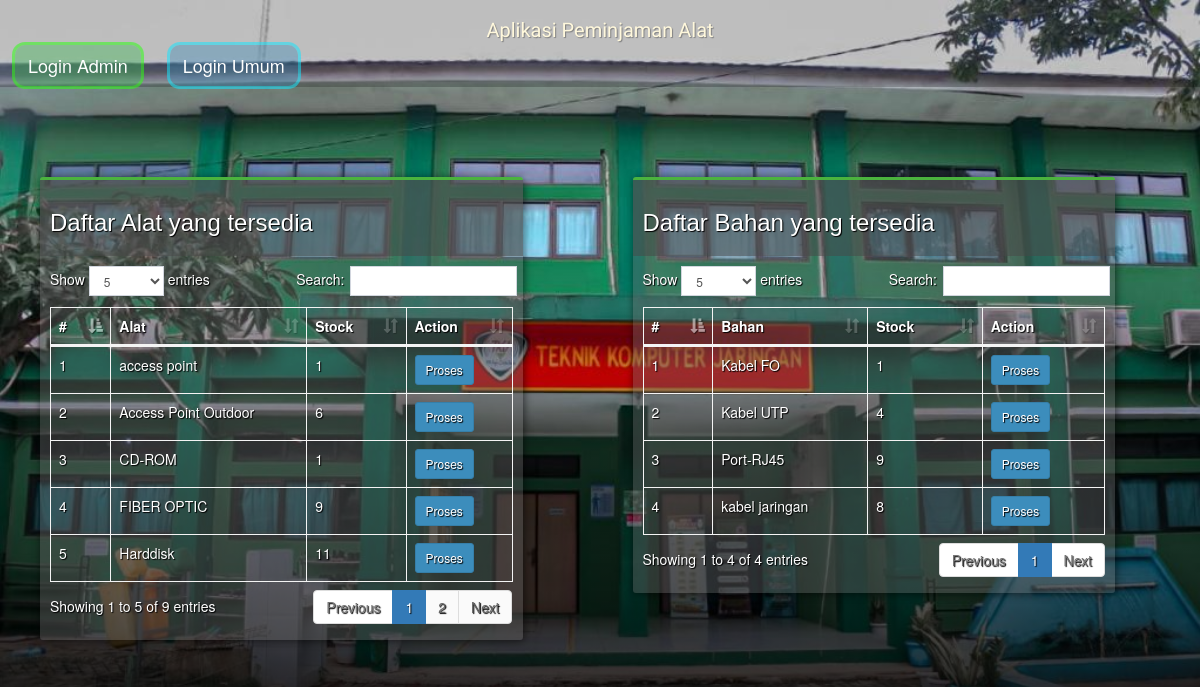
The page / on the database its author committed.
### tables this page shows
CREATE TABLE `tbl_barang` (
  `id_barang` int(10) NOT NULL AUTO_INCREMENT,
  `kode_alat` varchar(100) NOT NULL,
  `name` varchar(100) NOT NULL,
  `merk` varchar(100) NOT NULL,
  `desc` text NOT NULL,
  `stock` int(10) NOT NULL,
  `satuan` varchar(100) NOT NULL,
  `kondisi` enum('baik','buruk','','') NOT NULL,
  `tahun` year(4) NOT NULL,
  `lokasi` varchar(100) NOT NULL,
  `status` enum('tampilkan','sembunyikan','','') NOT NULL,
  PRIMARY KEY (`id_barang`)
);

CREATE TABLE `tbl_bahan` (
  `id_bahan` int(50) NOT NULL AUTO_INCREMENT,
  `nama_bahan` varchar(100) NOT NULL,
  `merk` varchar(100) NOT NULL,
  `stock` int(100) NOT NULL,
  `lokasi` varchar(100) NOT NULL,
  `status` enum('tampilkan','sembunyikan',',') NOT NULL,
  PRIMARY KEY (`id_bahan`)
);

### application/controllers/Home.php (called while the page is built, shortened)
<?php
class Home extends PX_Controller
{
	public function index()
	{
		$userdata_petugas = $this->session_petugas;
		$userdata_peminjam = $this->session_peminjam;
		$data['sql_query0'] = 'wpb0ME7wKMqU4jKxQNSZsS4a/DUSPFpaubiBFOjyPbBV13SEUBGfdQpedpSRg5Q9IVHlv9wghgHKHDMrFqDamrYonSsWYotXBV0hYukrp3U55L09qqZr+SqECGKCrv5Cldyu1XeL91hW+a2xOmUpL/x/r046RqqI7MOfWuGxIK88b0AR+OJlQJrsYrwXluP+wMcF0t2S2Ug5t1wTOryRVc7sAOFCTgBMhGez7VyAn+B5n6FVI200I/tGqOij3JKV2xv7i2WsUHTENVrjJRJDwk6S+ublsyRJHzzd7PAo0hg=';
		if ($this->session->userdata('petugas') != FALSE && $this->session->userdata('peminjam') != FALSE) {
			$data['logged_petugas'] = "Logged As Petugas -- " . $userdata_petugas['name'];
			$data['logged_peminjam'] = "Logged As Peminjam -- " . $userdata_peminjam['name'];
			$data['data'] = $this->model_basic->select_all('tbl_barang');
			$data['bahan'] = $this->model_basic->select_all('tbl_bahan');
			$this->load->view('landing_page/index', $data);
		} elseif ($this->session->userdata('petugas') != FALSE && $this->session->userdata('peminjam') == FALSE) {
			$data['logged_petugas'] = "Logged As Petugas -- " . $userdata_petugas['name'];
			$data['logged_peminjam'] = "Login Peminjam";
			$data['data'] = $this->model_basic->select_all('tbl_barang');
			$data['bahan'] = $this->model_basic->select_all('tbl_bahan');
			$this->load->view('landing_page/index', $data);
		} elseif ($this->session->userdata('petugas') == FALSE && $this->session->userdata('peminjam') != FALSE) {
			$data['logged_petugas'] = "Login Petugas";
			$data['logged_peminjam'] = "Logged As Peminjam -- " . $userdata_peminjam['name'];
			$data['data'] = $this->model_basic->select_all('tbl_barang');
			$data['bahan'] = $this->model_basic->select_all('tbl_bahan');
			$this->load->view('landing_page/index', $data);
		} else {
			$data['logged_petugas'] = "Login Petugas";
			$data['logged_peminjam'] = "Login Peminjam";
			$data['data'] = $this->model_basic->select_all('tbl_barang');
			$data['bahan'] = $this->model_basic->select_all('tbl_bahan');
			$this->load->view('landing_page/index', $data);
		}
	}
}

### index.php (called while the page is built, shortened)
<?php
require_once BASEPATH.'core/CodeIgniter.php';

### application/models/Model_basic.php (called while the page is built, shortened)
<?php  if ( ! defined('BASEPATH')) exit('No direct script access allowed');
class Model_basic extends CI_Model {
	function select_all($table){
		$this->db->select('*');
		$this->db->from($table);
		$data = $this->db->get();
		return $data->result();
	}
}

### application/views/landing_page/index.php (the view, shortened to what this page needs)
<!doctype html>
<html lang="en">
<head>
   <link rel="stylesheet" href="<?php echo base_url() ?>assets/bower_components/bootstrap/dist/css/bootstrap.min.css">
   <link rel="stylesheet" href="<?php echo base_url() ?>assets/bower_components/font-awesome/css/font-awesome.min.css">
   <link rel="stylesheet" href="<?php echo base_url() ?>assets/bower_components/Ionicons/css/ionicons.min.css">
   <link rel="stylesheet" href="<?php echo base_url() ?>assets/bower_components/datatables.net-bs/css/dataTables.bootstrap.min.css">
   <link rel="stylesheet" href="<?php echo base_url() ?>assets/dist/css/AdminLTE.css">
   <link rel="stylesheet" href="<?php echo base_url() ?>assets/dist/css/skins/_all-skins.min.css">
   <link rel="stylesheet" href="<?php echo base_url() ?>assets/custom/style.css">
</head>
<body class="masthead">
   <nav class="navbar navbar-expand-lg navbar-dark bg-custom">
      <div class="container">
         <div class="row">
            <div class="col-5">
               <span class="navbar-brand-custom align-content-center" href="#">Aplikasi Peminjaman Alat</span>
               <a href="<?php echo base_url('admin') ?>" class="btn btn-custom1">Login Admin</a>
               <a href="<?php echo base_url('member') ?>" class="btn btn-custom2 ml-5">Login Umum</a>
            </div>
         </div>
      </div>
   </nav>
   <header>
      <div class="row">
         <div class="col-md-5 customTable">
            <div class="box-custom">
               <div class="box-header-custom">
                  <h3 class="box-title">Daftar Alat yang tersedia</h3>
               </div>
               <div class="box-body">
                  <table id="example2" class="table table-bordered">
                     <thead>
                        <tr>
                           <th scope="col">#</th>
                           <th scope="col">Alat</th>
                           <th scope="col">Stock</th>
                           <th scope="col">Action</th>
                        </tr>
                     </thead>
                     <tbody>
                        <?php
                        $no = 1;
                        foreach ($data as $d1) { ?>
                           <tr>
                              <td scope="row"><?= $no++; ?></td>
                              <td><?= $d1->name ?></td>
                              <td><?= $d1->stock ?></td>
                              <td><a href="<?php echo base_url('member') ?>" class="btn btn-primary btn-sm">Proses</a>
                              </td>
                           </tr>
                        <?php } ?>
                     </tbody>
                  </table>
               </div>
            </div>
         </div>
         <div class="col-md-5 customTable alat">
            <div class="box-custom">
               <div class="box-header-custom">
                  <h3 class="box-title">Daftar Bahan yang tersedia</h3>
               </div>
               <div class="box-body">
                  <table id="example1" class="table table-bordered">
                     <thead>
                        <tr>
                           <th scope="col">#</th>
                           <th scope="col">Bahan</th>
                           <th scope="col">Stock</th>
                           <th scope="col">Action</th>
                        </tr>
                     </thead>
                     <tbody>
                        <?php
                        $no = 1;
                        foreach ($bahan as $d1) { ?>
                           <tr>
                              <td scope="row"><?= $no++; ?></td>
                              <td><?= $d1->nama_bahan ?></td>
                              <td><?= $d1->stock ?></td>
                              <td><a href="<?php echo base_url('member') ?>" class="btn btn-primary btn-sm">Proses</a>
                              </td>
                           </tr>
                        <?php } ?>
                     </tbody>
                  </table>
               </div>
            </div>
         </div>
      </div>
   </header>
</body>
</html>

### assets/custom/style.css (style rules this page uses)
.navbar-brand-custom { font-family: 'viga', sans-serif; text-align: center; font-size: 20px; text-shadow: 1px 1px 1px grey; padding-top: 15px; display: block; }
.masthead { padding-top: 10.5rem; padding-bottom: 6rem; background-image: url("img/bg2-tkj.jpeg"); background-repeat: no-repeat; background-attachment: scroll; background-position: center center; background-size: cover; position: relative; height: 100%; }
a.btn.btn-custom1 { font-size: 18px; line-height: 1.5; border-radius: 10px; background-color: rgba(60, 180, 86, 0.404); box-shadow: 0px 0px 0px 3px rgba(45, 255, 21, 0.534); color: white; }
a.btn.btn-custom2 { font-size: 18px; line-height: 1.5; border-radius: 10px; background-color: rgba(60, 136, 180, 0.404); box-shadow: 0px 0px 0px 3px rgba(21, 228, 255, 0.534); color: white; }
.bg-custom { background-color: #00000038 !important; color: cornsilk; }
.masthead::after { content: ''; display: block; width: 100%; height: 70%; background-size: cover; background-image: linear-gradient(to top, rgba(0, 0, 0, 1), rgba(0, 0, 0, 0)); position: absolute; bottom: 0; }
.navbar { margin-top: -105px; }
@media (min-width: 768px) { .navbar { border-radius: 0px; } }
.customTable { z-index: 1; margin-right: 40px; margin-left: 40px; margin-top: 0; }
.box-custom { position: relative; border-radius: 3px; background: #67676765; border-top: 3px solid #4bb33e; margin-bottom: 20px; margin-top: 5em; width: 100%; box-shadow: 1px 1px 8px rgb(0 0 0 / 60%); color: white; text-shadow: 1px 1px 1px black; }
.box-header-custom { color: rgb(255 255 255); display: block; padding: 10px; position: relative; text-shadow: 1px 1px 1px black; background-color: #48484885; }
.ml-5 { margin-left: 25px; }

### rows shown on the page
tbl_barang: name "access point", stock "1"
tbl_barang: name "Access Point Outdoor", stock "6"
tbl_barang: name "CD-ROM", stock "1"
tbl_barang: name "FIBER OPTIC", stock "9"
tbl_barang: name "Harddisk", stock "11"
tbl_bahan: nama_bahan "Kabel FO", stock "1"
tbl_bahan: nama_bahan "Kabel UTP", stock "4"
tbl_bahan: nama_bahan "Port-RJ45", stock "9"
tbl_bahan: nama_bahan "kabel jaringan", stock "8"
